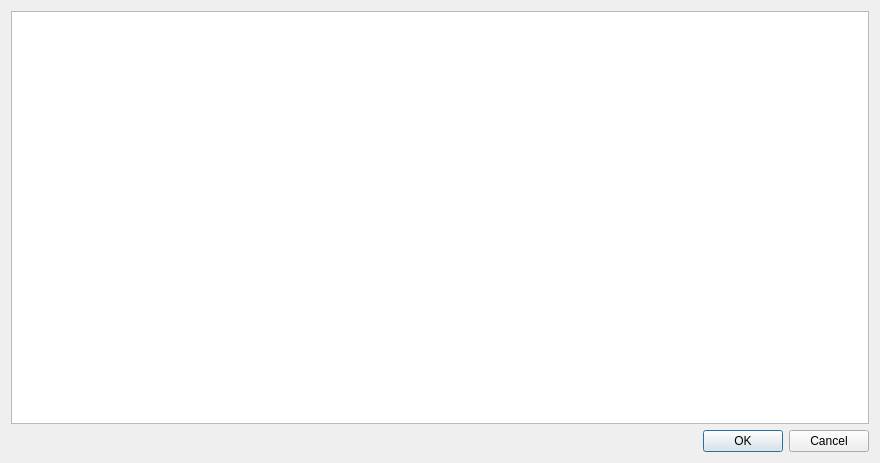
<?xml version="1.0" encoding="UTF-8"?>
<ui version="4.0">
 <class>WScoreStatistic</class>
 <widget class="QDialog" name="WScoreStatistic">
  <property name="geometry">
   <rect>
    <x>0</x>
    <y>0</y>
    <width>880</width>
    <height>463</height>
   </rect>
  </property>
  <property name="windowTitle">
   <string>Win Statistic</string>
  </property>
  <layout class="QVBoxLayout" name="verticalLayout">
   <item>
    <widget class="QTableWidget" name="tw_statistic"/>
   </item>
   <item>
    <widget class="QDialogButtonBox" name="buttonBox">
     <property name="orientation">
      <enum>Qt::Horizontal</enum>
     </property>
     <property name="standardButtons">
      <set>QDialogButtonBox::Cancel|QDialogButtonBox::Ok</set>
     </property>
    </widget>
   </item>
  </layout>
 </widget>
 <resources/>
 <connections>
  <connection>
   <sender>buttonBox</sender>
   <signal>accepted()</signal>
   <receiver>WScoreStatistic</receiver>
   <slot>accept()</slot>
   <hints>
    <hint type="sourcelabel">
     <x>248</x>
     <y>254</y>
    </hint>
    <hint type="destinationlabel">
     <x>157</x>
     <y>274</y>
    </hint>
   </hints>
  </connection>
  <connection>
   <sender>buttonBox</sender>
   <signal>rejected()</signal>
   <receiver>WScoreStatistic</receiver>
   <slot>reject()</slot>
   <hints>
    <hint type="sourcelabel">
     <x>316</x>
     <y>260</y>
    </hint>
    <hint type="destinationlabel">
     <x>286</x>
     <y>274</y>
    </hint>
   </hints>
  </connection>
 </connections>
</ui>
